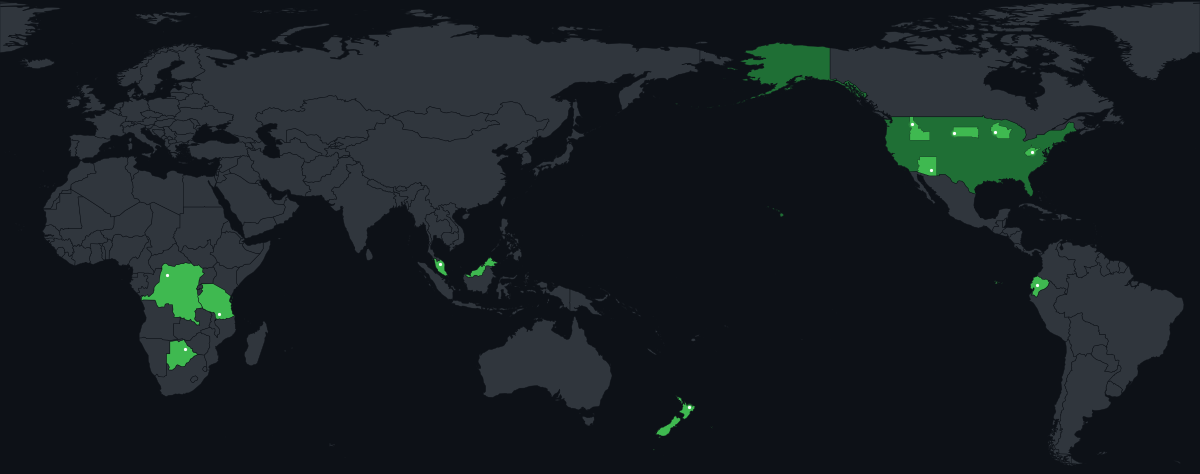
#> input picture demo/travel-map.png, 1200 x 474 px
$ python -i footprint.py   (imports and definitions only)
#> lines starting #> are read from the running program, lines starting #| are printed output that depends on the picture
"""Load a travel file and draw a Pacific-centred world map.

Countries, US states, Chinese provinces, Japanese prefectures, and cities come
from the caller's YAML file. ``planned`` cities and ``planned_states`` are
drawn too, and they are not counted as visited. Coastlines come from the
Natural Earth extracts in ``data/`` next to this module (see ``data/README.md``).
The map is plate carrée, seam at 30°W, so the Pacific sits in the middle and
the Americas sit on the right. The default files are PNG. The same map can also be written
as SVG. Planned places pulse only in the SVG. A stats badge SVG is written
next to those files unless the caller turns it off. Planned places stay out
of the badge counts.
"""

from __future__ import annotations

import difflib
import hashlib
import math
import os
import re
import tempfile
import unicodedata
import urllib.error
import urllib.request
from dataclasses import dataclass
from datetime import date
from functools import lru_cache
from pathlib import Path

import matplotlib

# [1 line not run here, left out]
import matplotlib.pyplot as plt
import numpy as np
import yaml
from matplotlib.colors import to_rgb
from matplotlib.patches import PathPatch
from matplotlib.path import Path as MplPath
from shapely.affinity import translate
from shapely.geometry import box
from shapely.ops import unary_union

ROOT = Path(__file__).resolve().parent
VENDOR_DIR = ROOT / "data"

COUNTRIES_ZIP = "ne_50m_admin_0_countries.zip"
STATES_ZIP = "ne_50m_admin_1_states_provinces.zip"
# Natural Earth 50m admin-1 has China and the United States, and not Japan.
# Prefectures are a Japan-only extract of the public-domain 10m admin-1 theme.
JAPAN_ZIP = "ne_10m_admin_1_japan_prefectures.zip"
DATASET_NAMES = (COUNTRIES_ZIP, STATES_ZIP, JAPAN_ZIP)
DATASET_URLS = {
    COUNTRIES_ZIP: "https://naciscdn.org/naturalearth/50m/cultural/ne_50m_admin_0_countries.zip",
    STATES_ZIP: "https://naciscdn.org/naturalearth/50m/cultural/ne_50m_admin_1_states_provinces.zip",
}

DARK_FILENAME = "travel-map.png"
LIGHT_FILENAME = "travel-map-light.png"
DARK_SVG_FILENAME = "travel-map.svg"
LIGHT_SVG_FILENAME = "travel-map-light.svg"
BADGE_FILENAME = "travel-badge.svg"

# Pacific-centred plate carrée. Seam at 30°W (central meridian 150°E).
# Land west of the seam is shifted by +360 so the Americas sit on the right.
SEAM = -30.0
MAP_XLIM = (SEAM, SEAM + 360.0)
MAP_YLIM = (-58.0, 84.0)
_WEST = box(-180.0, -90.0, SEAM, 90.0)
_EAST = box(SEAM, -90.0, 180.0, 90.0)

# Figure size matches a 360° by 142° frame, so the map fills the PNG.
# SVG user units use that same pixel grid (1200 by 474).
FIGSIZE = (12.0, 4.74)
FIG_DPI = 100
SVG_WIDTH = int(round(FIGSIZE[0] * FIG_DPI))
SVG_HEIGHT = int(round(FIGSIZE[1] * FIG_DPI))

# Matplotlib point sizes shared by the PNG and the SVG so the two files match.
LAND_LINEWIDTH = 0.3
SUBDIVISION_LINEWIDTH = 0.18
COUNTRY_LINEWIDTH = 0.3
CITY_HALO_AREA = 35
CITY_DOT_AREA = 10
CITY_DOT_LINEWIDTH = 0.8
CITY_HALO_ALPHA = 0.25

# Planned places use the palette accent. The PNG is a static fill and dot.
# The SVG pulses the same shapes with SMIL; viewers that ignore animation
# still show the base opacity, the dashed outline, and the solid dot.
PLANNED_FILL_ALPHA = 0.4
PLANNED_OPACITY_VALUES = "0.25;0.6;0.25"
PLANNED_DURATION = "1.8s"
PLANNED_EDGE_WIDTH = 0.6  # points, matching the dashed outline on the PNG
PLANNED_DASH_ON = 2.0  # points
PLANNED_DASH_OFF = 1.5  # points
PLANNED_RING_RADIUS = 2.5
PLANNED_RING_RADIUS_END = 9
PLANNED_RING_STROKE = 1.2
PLANNED_DOT_RADIUS = 2.6
PLANNED_RING_OPACITY = "1;0"
PLANNED_DOT_OPACITY = "1;.45;1"

# Dark chrome matches the GitHub dark canvas: grey land, no visible border.
THEMES: dict[str, dict[str, str]] = {
    "dark": {
        "background": "#0d1117",
        "land": "#30363d",
        "edge": "#0d1117",
    },
    "light": {
        "background": "#ffffff",
        "land": "#d0d7de",
        "edge": "#ffffff",
    },
}

# ``visited`` fills a whole country, or a listed subdivision and nothing else.
# ``stripe``, when set, is painted as diagonal bands over that fill.
# ``dot`` is the city marker. Light dots are darker where a light color would
# disappear on white; Christmas keeps the cream dot on both themes because the
# dot sits on the red and green bands.
PALETTES: dict[str, dict[str, dict[str, str]]] = {
    "default": {
        "dark": {"visited": "#3fb950", "dot": "#ffffff"},
        "light": {"visited": "#1a7f37", "dot": "#1f2328"},
    },
    "halloween": {
        # Orange and yellow from GitHub Primer @primer/primitives 11.10.0,
        # dark --contribution-halloween-bgColor. The light map keeps the same
        # orange fill and uses a dark dot so it stays visible on white.
        "dark": {"visited": "#c46212", "dot": "#e3d04f"},
        "light": {"visited": "#c46212", "dot": "#1f2328"},
    },
    "christmas": {
        # Coolors' most popular Christmas palette
        # https://coolors.co/palettes/popular/christmas
        # 386641, 6a994e, a7c957, f2e8cf, bc4749.
        # Visited shapes are red with green diagonal stripes, not a solid fill.
        "dark": {"visited": "#bc4749", "stripe": "#6a994e", "dot": "#f2e8cf"},
        "light": {"visited": "#bc4749", "stripe": "#6a994e", "dot": "#f2e8cf"},
    },
}

# Christmas stripes: 8px period at the output resolution, half of each period
# in the stripe color. Supersampling keeps the edges even instead of hatched.
STRIPE_PERIOD = 8
STRIPE_FRACTION = 0.5
STRIPE_SUPERSAMPLE = 4

PALETTE_NAMES = ("default", "halloween", "christmas", "auto")
FORMAT_NAMES = ("png", "svg", "both")

# ``auto`` follows the same UTC days as contrib-tetris.
AUTO_HOLIDAYS: tuple[tuple[str, tuple[tuple[int, int], ...]], ...] = (
    ("halloween", ((10, 31),)),
    ("christmas", ((12, 24), (12, 25), (12, 26))),
)

# Names people type that Natural Earth's own labels do not already cover.
# Applied only when that folded key is still free, so the dataset wins.
COUNTRY_ALIASES = {
    "uk": "GBR",
    "u k": "GBR",
    "great britain": "GBR",
    "britain": "GBR",
    "uae": "ARE",
    "burma": "MMR",
    "drc": "COD",
    "dr congo": "COD",
}
STATE_ALIASES = {
    "washington dc": "District of Columbia",
    "washington d c": "District of Columbia",
    "d c": "District of Columbia",
}

_MISSING = object()
_ISO2 = re.compile(r"^[A-Za-z]{2}$")
_ISO3 = re.compile(r"^[A-Za-z]{3}$")


class TravelError(Exception):
    """A problem the CLI should print without a traceback."""


class ConfigError(TravelError):
    """The travel file is missing or not usable."""


class InputError(TravelError):
    """A CLI flag or action input is missing or not usable."""


class DataError(TravelError):
    """Map data is missing, corrupt, or could not be downloaded."""


@dataclass(frozen=True)
class City:
    name: str
    lat: float
    lon: float


@dataclass(frozen=True)
class TravelConfig:
    countries: tuple[str, ...]
    us_states: tuple[str, ...]
    cities: tuple[City, ...]
    china_provinces: tuple[str, ...] = ()
    japan_prefectures: tuple[str, ...] = ()
    planned: tuple[City, ...] = ()
    planned_states: tuple[str, ...] = ()
    path: str | None = None

    @property
    def label(self) -> str:
        return self.path or "config"


@dataclass(frozen=True)
class ResolvedTravel:
    """Places matched to Natural Earth ids.

    ``countries`` are filled in full. ``states``, ``provinces``, and
    ``prefectures`` are the only parts of a country that get a color when
    that country itself is not listed. The rest of that country stays the
    plain land color. ``planned_states`` and ``planned_cities`` are drawn
    in the accent color and are not part of those visited sets.
    """

    countries: tuple[str, ...]
    states: tuple[str, ...]
    cities: tuple[City, ...]
    provinces: tuple[str, ...] = ()
    prefectures: tuple[str, ...] = ()
    planned_states: tuple[str, ...] = ()
    planned_cities: tuple[City, ...] = ()
    note: str | None = None


@dataclass(frozen=True)
class TravelStats:
    """Counts drawn on the map, plus the country total those counts are compared with.

    ``world_countries`` is every Natural Earth admin-0 country the map can
    draw, Antarctica excluded. Province and prefecture counts are zero when
    those units are not drawn, including when the whole country is filled
    instead.
    """

    countries: int
    world_countries: int
    us_states: int
    china_provinces: int
    japan_prefectures: int


@dataclass
class World:
    countries: object
    states: object
    provinces: object
    prefectures: object
    country_index: dict[str, str | None]
    state_index: dict[str, str | None]
    province_index: dict[str, str | None]
    prefecture_index: dict[str, str | None]
    country_names: tuple[str, ...]
    state_names: tuple[str, ...]
    province_names: tuple[str, ...]
    prefecture_names: tuple[str, ...]


@dataclass(frozen=True)
class RenderResult:
    dark_path: Path | None
    light_path: Path | None
    palette: str
    resolved: ResolvedTravel
    dark_svg_path: Path | None = None
    light_svg_path: Path | None = None
    badge_path: Path | None = None


# [349 lines left out: functions normalize_name, _planned_marker_id, resolve_palette, parse_format, parse_badge, parse_palette and 16 more, not called in this run]


def build_country_index(frame) -> tuple[dict[str, str | None], tuple[str, ...]]:
    index: dict[str, str | None] = {}
    displays: set[str] = set()
    for row in frame.itertuples(index=False):
        code = str(row.adm0_a3).strip()
        _add_label(index, code, code)
        iso2 = _text(row.ISO_A2)
        if iso2 and _ISO2.fullmatch(iso2):
            _add_label(index, iso2, code)
        elif _text(row.ISO_A2_EH) and _ISO2.fullmatch(_text(row.ISO_A2_EH) or ""):
            # Natural Earth leaves ISO_A2 as -99 for a few countries and stores
            # the code in ISO_A2_EH. Use it only when that code is still free,
            # so a territory cannot take Australia's AU.
            _add_if_free(index, _text(row.ISO_A2_EH), code)
        iso3 = _text(row.ISO_A3)
        if iso3 and _ISO3.fullmatch(iso3):
            _add_label(index, iso3, code)
        elif _text(row.ISO_A3_EH) and _ISO3.fullmatch(_text(row.ISO_A3_EH) or ""):
            _add_if_free(index, _text(row.ISO_A3_EH), code)
        for label in (row.NAME, row.NAME_LONG, row.NAME_EN, row.ADMIN):
            _add_label(index, label, code)
        alt = _text(row.NAME_ALT)
        if alt:
            for part in alt.split("|"):
                _add_label(index, part, code)
        display = _text(row.NAME_EN) or _text(row.NAME) or code
        displays.add(display)
    for alias, code in COUNTRY_ALIASES.items():
        if code in set(frame["adm0_a3"]):
            _add_label(index, alias, code)
    return index, tuple(sorted(displays))


# [34 lines left out: function build_state_index, not called in this run]


def display_lon(lon: float) -> float:
    """Longitude in the Pacific-centred frame. West of 30°W shifts by +360°."""
    return lon + 360.0 if lon < SEAM else lon


# [136 lines left out: functions shift_geometry, _project_geom, project_frame, load_world, suggest_names, _did_you_mean and 1 more, not called in this run]


# YAML ---------------------------------------------------------------------

class ConfigLoader(yaml.SafeLoader):
    """Safe YAML that keeps ``NO`` as a string (Norway) instead of a boolean."""


ConfigLoader.yaml_implicit_resolvers = {
    key: list(value) for key, value in yaml.SafeLoader.yaml_implicit_resolvers.items()
}
# [6 lines not run here, left out]


# [10 lines left out: function _construct_mapping, not called in this run]


# [4 lines not run here, left out]

_ALLOWED_KEYS = (
    "countries",
    "us_states",
    "china_provinces",
    "japan_prefectures",
    "cities",
    "planned",
    "planned_states",
)
_CONFIG_SHAPE = (
    "countries, us_states, china_provinces, japan_prefectures, cities, "
    "planned, and planned_states"
)
_CITY_KEYS = {"name", "lat", "latitude", "lon", "lng", "long", "longitude"}
_LIST_EXAMPLES = {
    "countries": (
        "Use a list of ISO 3166-1 alpha-2 or alpha-3 codes or English names, "
        "for example [NZ, Japan]."
    ),
    "us_states": "Use a list of US state names or USPS codes, for example [Colorado, ME].",
    "china_provinces": (
        "Use a list of Chinese province, autonomous region, or municipality names, "
        "or ISO 3166-2 codes, for example [Zhejiang, CN-ZJ]."
    ),
    "japan_prefectures": (
        "Use a list of Japanese prefecture names or ISO 3166-2 codes, "
        "for example [Kyoto, JP-26]."
    ),
    "planned_states": (
        "Use a list of US state names or USPS codes, for example [Oregon, OR]. "
        "These are drawn as planned and are not counted as visited."
    ),
}


def _yaml_error_text(exc: yaml.YAMLError) -> str:
    text = str(exc).strip().splitlines()
    return text[0] if text else "the file could not be parsed"


# [621 lines left out: functions _key_hint, parse_config, _reject_planned_cities_already_visited, _section, load_config, _string_list and 19 more, not called in this run]


def _points_to_px(points: float) -> float:
    """Matplotlib point size as a pixel on the PNG, which is one SVG user unit."""
    return points * FIG_DPI / 72.0


def _marker_radius_px(area: float) -> float:
    """Scatter marker area, in points squared, as a pixel radius."""
    return math.sqrt(area / math.pi) * FIG_DPI / 72.0


# [42 lines left out: functions _svg_xy, _path_data, _stripe_tile_polygons, not called in this run]


def _points_attr(pairs: tuple[tuple[float, float], ...]) -> str:
    return " ".join(f"{_num(x)},{_num(y)}" for x, y in pairs)


# [202 lines left out: functions _svg_document, _append_planned_svg, _write_atomic, render_png, render_svg, not called in this run]


# Badge --------------------------------------------------------------------
# A flat shield, the same height as a shields.io badge. Widths are DejaVu Sans
# advances at 11px, in hundredths of a user unit, so the file does not depend
# on the machine that draws it. ``textLength`` locks the glyphs to that width.

BADGE_HEIGHT = 20
BADGE_PADDING = 6
BADGE_LABEL = "visited"
BADGE_FONT_FAMILY = "DejaVu Sans, Verdana, Geneva, sans-serif"
_BADGE_ADVANCE_DEFAULT = 700
_BADGE_ADVANCE = {
    " ": 350,
    "%": 1050,
    ".": 338,
    "-": 400,
    "·": 338,
    "0": 700,
    "1": 700,
    "2": 688,
    "3": 700,
    "4": 688,
    "5": 688,
    "6": 700,
    "7": 700,
    "8": 700,
    "9": 700,
    "A": 750,
    "B": 750,
    "C": 762,
    "D": 850,
    "E": 700,
    "F": 638,
    "G": 850,
    "H": 838,
    "I": 325,
    "J": 325,
    "K": 725,
    "L": 612,
    "M": 950,
    "N": 825,
    "O": 862,
    "P": 662,
    "Q": 862,
    "R": 762,
    "S": 700,
    "T": 675,
    "U": 812,
    "V": 750,
    "W": 1088,
    "X": 750,
    "Y": 675,
    "Z": 750,
    "a": 675,
    "b": 700,
    "c": 612,
    "d": 700,
    "e": 688,
    "f": 400,
    "g": 700,
    "h": 700,
    "i": 312,
    "j": 312,
    "k": 638,
    "l": 312,
    "m": 1075,
    "n": 700,
    "o": 675,
    "p": 700,
    "q": 700,
    "r": 462,
    "s": 575,
    "t": 438,
    "u": 688,
    "v": 650,
    "w": 900,
    "x": 650,
    "y": 650,
    "z": 575,
}


# [38 lines left out: functions world_country_total, travel_stats, percent_of_world, not called in this run]


def _count_phrase(count: int, singular: str, plural: str) -> str:
    noun = singular if count == 1 else plural
    return f"{count} {noun}"


# [32 lines left out: functions _check_stats, badge_parts, not called in this run]


def badge_message(stats: TravelStats) -> str:
    """The single line drawn on the badge."""
    return " · ".join(badge_parts(stats))


# [6 lines left out: function badge_title, not called in this run]


def _xml_text(text: str) -> str:
    return text.replace("&", "&amp;").replace("<", "&lt;").replace(">", "&gt;")


def _xml_attr(text: str) -> str:
    return _xml_text(text).replace('"', "&quot;")


def _advance(text: str) -> int:
    """Text width in hundredths of an SVG user unit."""
    return sum(_BADGE_ADVANCE.get(char, _BADGE_ADVANCE_DEFAULT) for char in text)


def _segment_width(advance: int) -> int:
    """Pixel width of one badge segment, including horizontal padding."""
    return (advance + 2 * BADGE_PADDING * 100 + 99) // 100


# [237 lines left out: functions badge_colors, _badge_text, badge_document, _reject_if_directory, _remove_written_files, render_badge and 3 more, not called in this run]

>>> import cv2
>>> picture = cv2.imread('../demo/travel-map.png', cv2.IMREAD_GRAYSCALE)
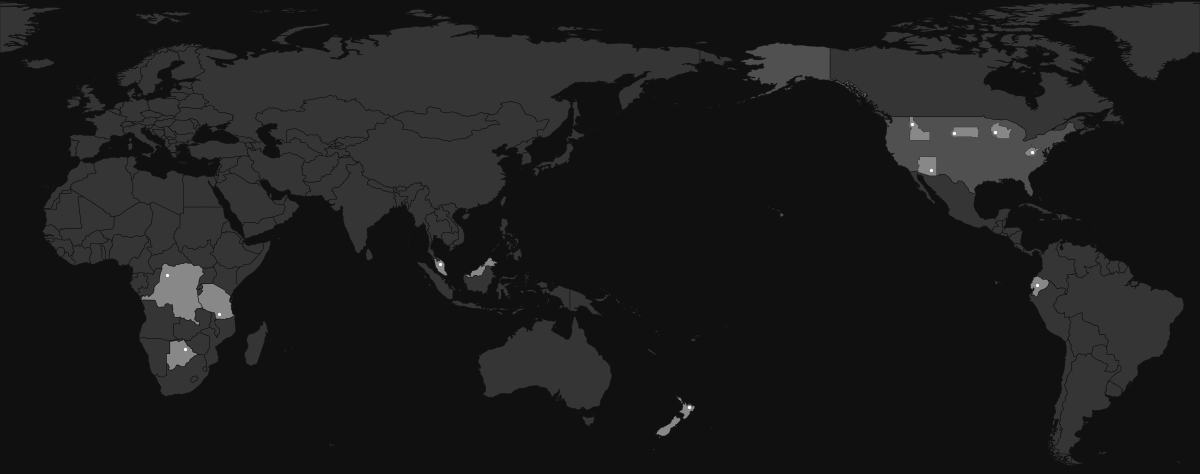
#> picture: shape (474, 1200); min 16, max 255, mean 27.8
#> after the loop in build_country_index, `for row in frame.itertuples(index=False):`: displays = 0 items
#> (the run stopped early here; a loop or call above may not have finished)
